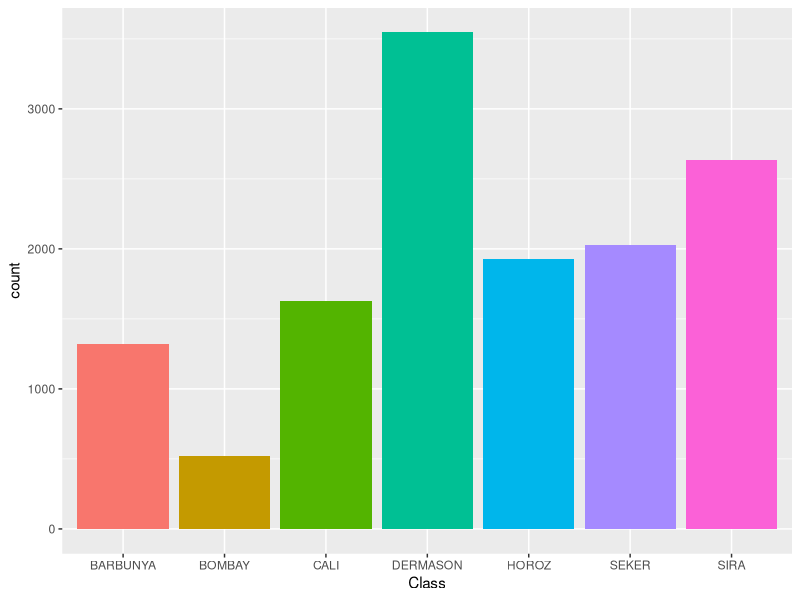
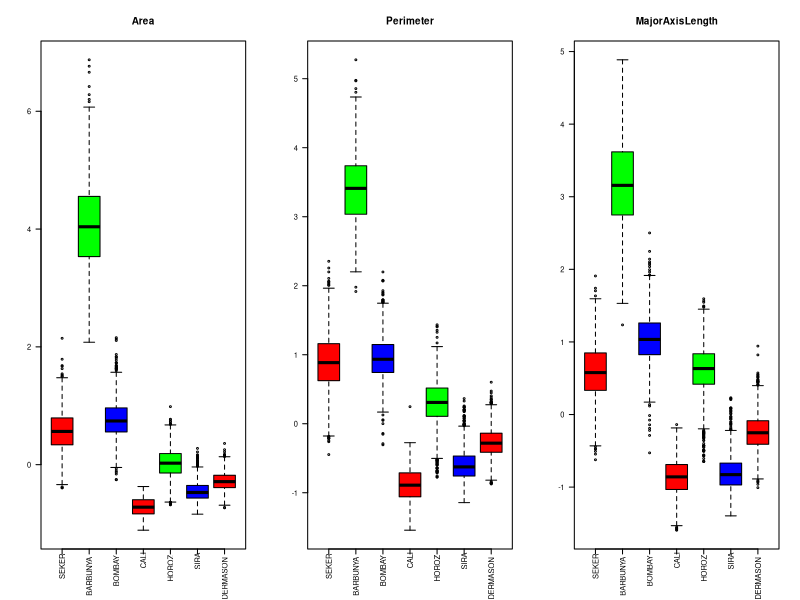
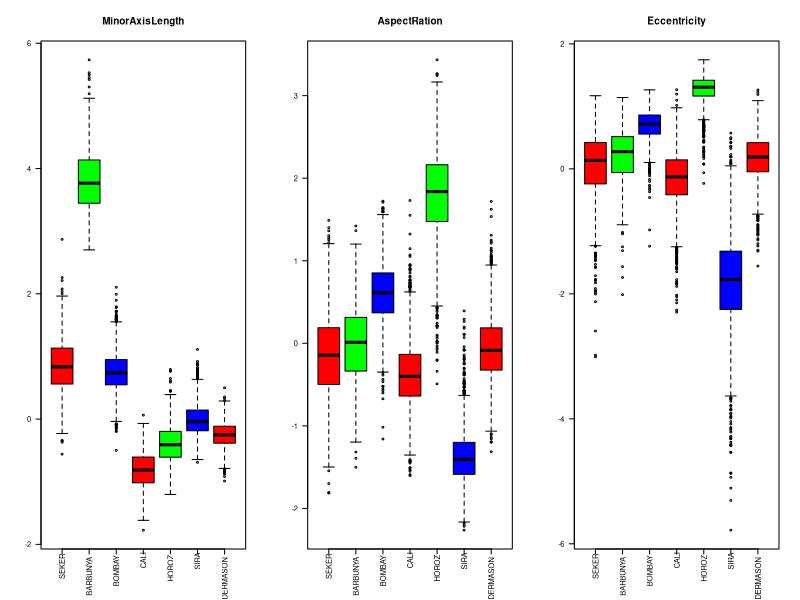
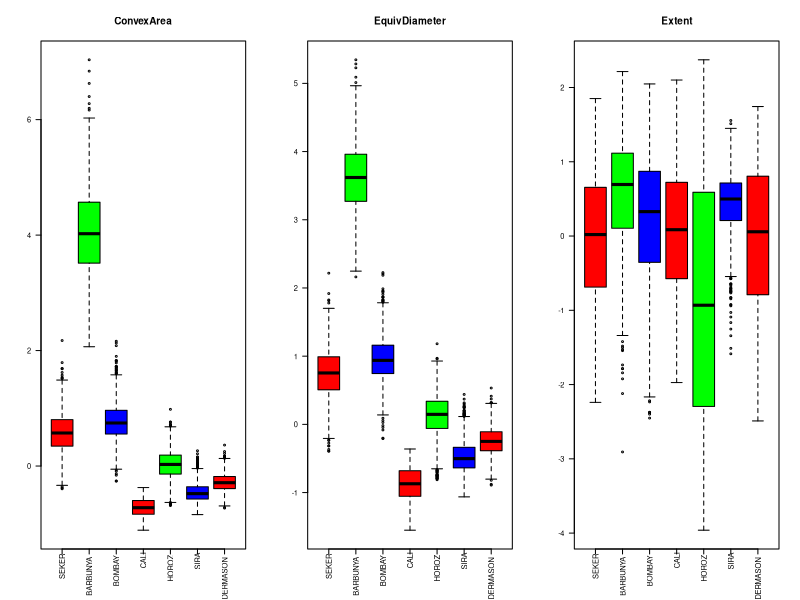
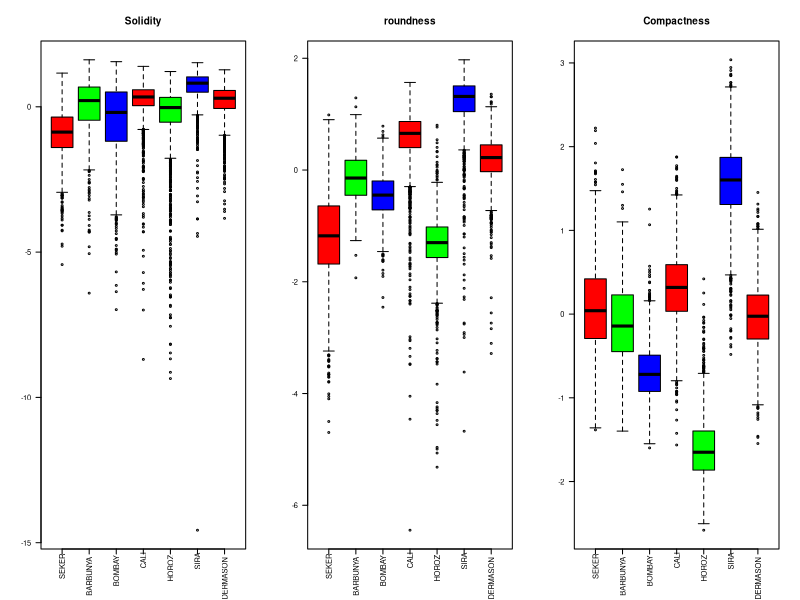
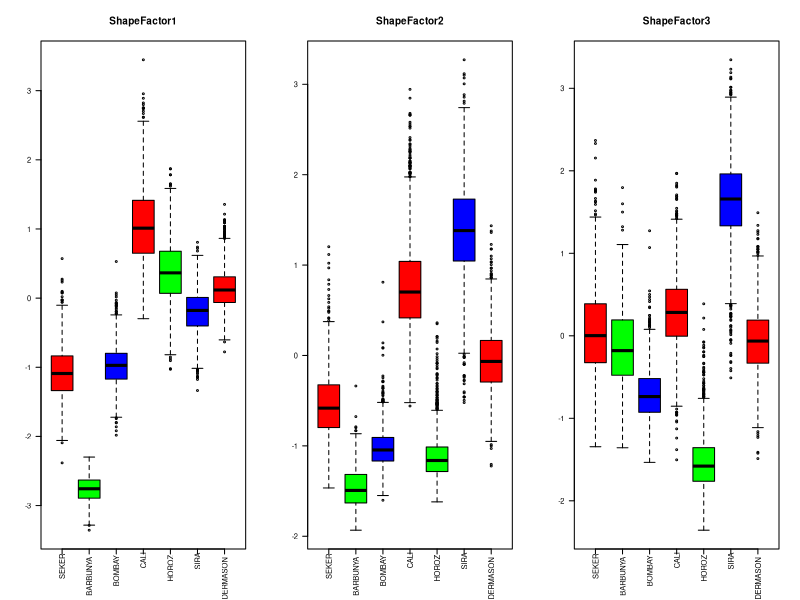
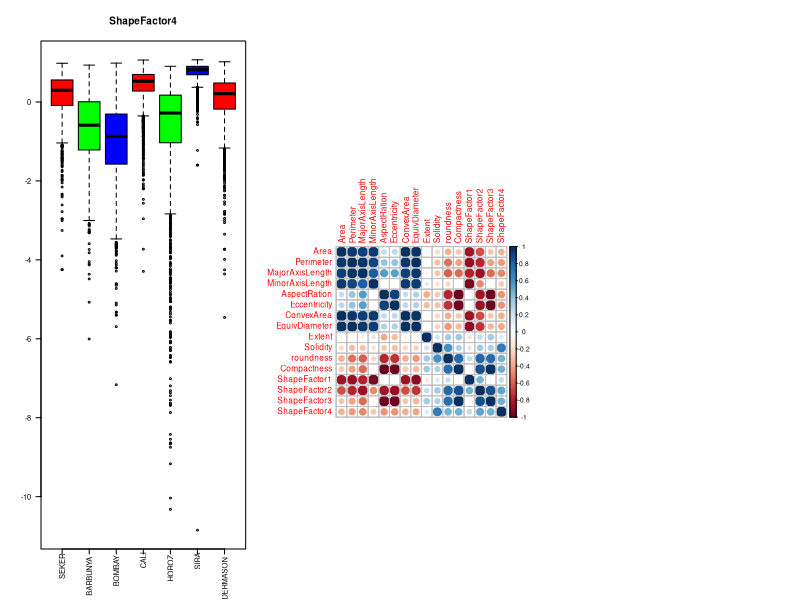
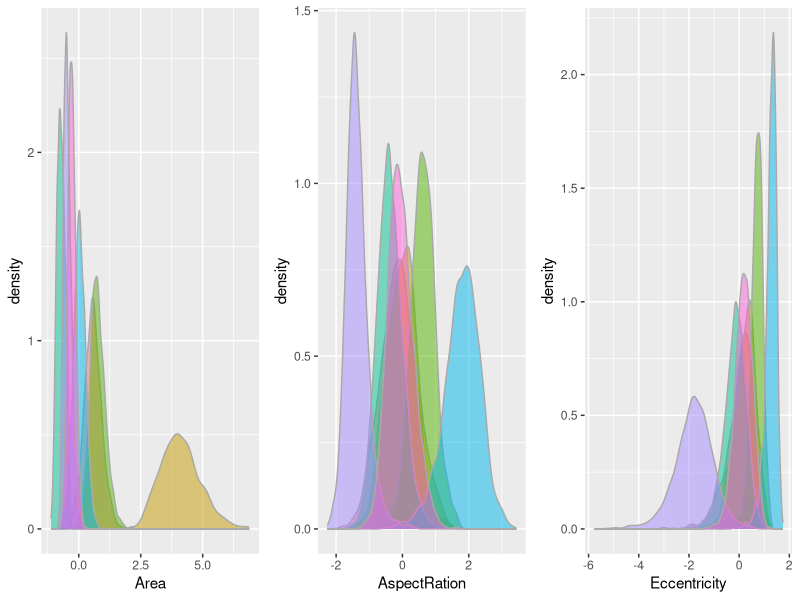

R code for these plots, in order:
## ---- chunk 1
knitr::opts_chunk$set(echo = TRUE)
## ---- chunk 2
rm(list=ls())

library('ggplot2')
library('gridExtra')
library('GGally')
library(grid)
library(stringr)
library(corrplot)
library(caret)
## ---- chunk 3
beans_data = read.csv("Dry_Bean_Dataset.csv",header=T, sep=";", na.strings="?", dec=",")
str(beans_data)
## ---- chunk 4
class_factor = factor(beans_data$Class)
beans_data$Class = class_factor
## ---- chunk 5
ggplot(beans_data, aes(Class, fill = Class)) + geom_bar() + theme(legend.position = "none")
## ---- chunk 6


for (var in names(beans_data[1:16])) {
  mean    = mean(beans_data[[var]])
  sd      = sd(beans_data[[var]])
  z_score = (beans_data[[var]] - mean)/sd
  
  beans_data[[var]] = z_score
}

#scale obtem o mesmo resultado do que acima
#z_score = as.data.frame(scale(beans_data[,1:16]))

summary(beans_data)

classes = unique(beans_data$Class)

num_classes = length(classes)

colors=c("red", "green", "blue")

par(mfrow=c(1,3), cex=0.5)
for(i in 1:3){
  plot <- boxplot(beans_data[,i] ~ beans_data$Class, 
                  col=colors, xlab = "", 
                  ylab="", 
                  main = names(beans_data)[i], 
                  xaxt = "n",  
                  yaxt = "n")
  axis(side = 1, labels = FALSE)
  axis(side = 2, las = 2, cex.axis = 0.9, font =20)
  text(x = 1:num_classes,
       labels = classes,
       par("usr")[3],
       xpd = T,
       srt = 90,
       adj = 1.2,
       cex = 0.9)
}

par(mfrow=c(1,3), cex=0.5)
for(i in 4:6){
  plot <- boxplot(beans_data[,i] ~ beans_data$Class, 
                  col=colors, xlab = "", 
                  ylab="", 
                  main = names(beans_data)[i], 
                  xaxt = "n",  
                  yaxt = "n")
  axis(side = 1, labels = FALSE)
  axis(side = 2, las = 2, cex.axis = 0.9, font =20)
  text(x = 1:num_classes,
       labels = classes,
       par("usr")[3],
       xpd = T,
       srt = 90,
       adj = 1.2,
       cex = 0.9)
}

par(mfrow=c(1,3), cex=0.5)
for(i in 7:9){
  plot <- boxplot(beans_data[,i] ~ beans_data$Class, 
                  col=colors, xlab = "", 
                  ylab="", 
                  main = names(beans_data)[i], 
                  xaxt = "n",  
                  yaxt = "n")
  axis(side = 1, labels = FALSE)
  axis(side = 2, las = 2, cex.axis = 0.9, font =20)
  text(x = 1:num_classes,
       labels = classes,
       par("usr")[3],
       xpd = T,
       srt = 90,
       adj = 1.2,
       cex = 0.9)
}

par(mfrow=c(1,3), cex=0.5)
for(i in 10:12){
  plot <- boxplot(beans_data[,i] ~ beans_data$Class, 
                  col=colors, xlab = "", 
                  ylab="", 
                  main = names(beans_data)[i], 
                  xaxt = "n",  
                  yaxt = "n")
  axis(side = 1, labels = FALSE)
  axis(side = 2, las = 2, cex.axis = 0.9, font =20)
  text(x = 1:num_classes,
       labels = classes,
       par("usr")[3],
       xpd = T,
       srt = 90,
       adj = 1.2,
       cex = 0.9)
}

par(mfrow=c(1,3), cex=0.5)
for(i in 13:15){
  plot <- boxplot(beans_data[,i] ~ beans_data$Class, 
                  col=colors, xlab = "", 
                  ylab="", 
                  main = names(beans_data)[i], 
                  xaxt = "n",  
                  yaxt = "n")
  axis(side = 1, labels = FALSE)
  axis(side = 2, las = 2, cex.axis = 0.9, font =20)
  text(x = 1:num_classes,
       labels = classes,
       par("usr")[3],
       xpd = T,
       srt = 90,
       adj = 1.2,
       cex = 0.9)
}

par(mfrow=c(1,3), cex=0.5)
for(i in 16:16){
  plot <- boxplot(beans_data[,i] ~ beans_data$Class, 
                  col=colors, xlab = "", 
                  ylab="", 
                  main = names(beans_data)[i], 
                  xaxt = "n",  
                  yaxt = "n")
  axis(side = 1, labels = FALSE)
  axis(side = 2, las = 2, cex.axis = 0.9, font =20)
  text(x = 1:num_classes,
       labels = classes,
       par("usr")[3],
       xpd = T,
       srt = 90,
       adj = 1.2,
       cex = 0.9)
}
## ---- chunk 7

correlation_matrix = cor(beans_data[1:16])

strong_correlations = findCorrelation(correlation_matrix, cutoff=0.95)

if(length(strong_correlations) > 0) {
  beans_data[,strong_correlations] = NULL
}

corrplot(correlation_matrix)

summary(beans_data)
## ---- chunk 8
library(gridExtra)
library(ggplot2)

p = list()
for(i in 1:3){
  p[[i]] = ggplot(beans_data, aes_string(x=names(beans_data)[i],fill="Class")) + 
    geom_density(alpha=0.5,color="darkgray") + 
    theme(legend.position="none", 
          legend.title = element_blank())
}
do.call(grid.arrange,c(p,ncol=3))

p = list()
for(i in 4:6){
  p[[i - 3]] = ggplot(beans_data, aes_string(x=names(beans_data)[i],fill="Class")) + 
    geom_density(alpha=0.5,color="darkgray") + 
    theme(legend.position="none", 
          legend.title = element_blank())
}

do.call(grid.arrange,c(p,ncol=3))

p = list()
for(i in 7:9){
  p[[i - 6]] = ggplot(beans_data, aes_string(x=names(beans_data)[i],fill="Class")) + 
    geom_density(alpha=0.5,color="darkgray") + 
    theme(legend.position="none", 
          legend.title = element_blank())
}
do.call(grid.arrange, c(p,ncol=3))

p = list()
for(i in 10){
  p[[i-9]] = ggplot(beans_data, aes_string(x=names(beans_data)[i],fill="Class")) + 
    geom_density(alpha=0.5,color="darkgray") + 
    theme(legend.position="none", 
          legend.title = element_blank())
}

do.call(grid.arrange,c(p,ncol=1))
## ---- chunk 9
pca = prcomp(beans_data[,1:9], center=TRUE, scale=TRUE)

pca$rotation
pca$sdev

biplot(pca,xlabs = rep("", nrow(beans_data)))
